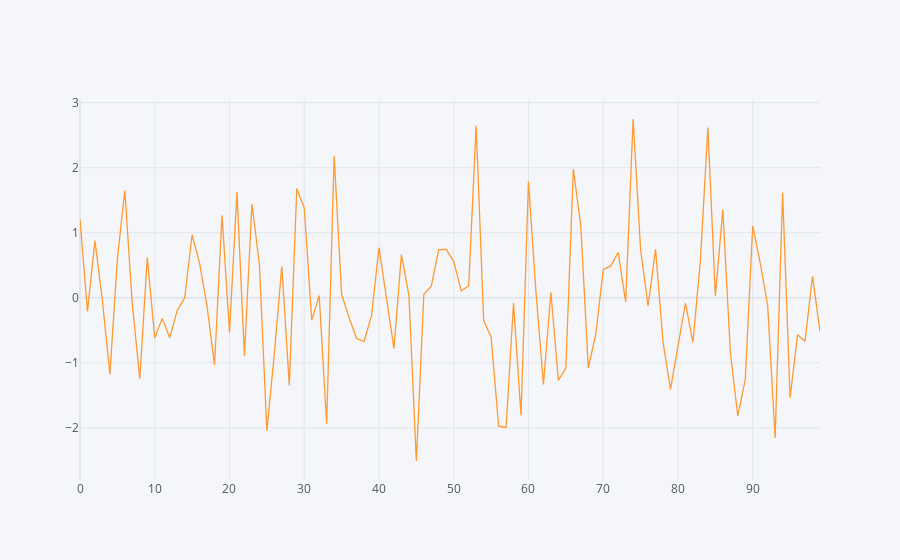

Notebook cell for this chart:
### Code cell
data[["B"]].iplot()

### Figure 1 — Plotly figure (JSON) as saved in the notebook; plotly's stock layout.template omitted (floating-point values rounded to 4 significant figures)
{"data": [{"line": {"color": "rgba(255, 153, 51, 1.0)", "dash": "solid", "shape": "linear", "width": 1.3}, "mode": "lines", "name": "B", "text": "", "type": "scatter", "x": [0, 1, 2, 3, 4, 5, 6, 7, 8, 9, 10, 11, 12, 13, 14, 15, 16, 17, 18, 19, 20, 21, 22, 23, 24, 25, 26, 27, 28, 29, 30, 31, 32, 33, 34, 35, 36, 37, 38, 39, 40, 41, 42, 43, 44, 45, 46, 47, 48, 49, 50, 51, 52, 53, 54, 55, 56, 57, 58, 59, 60, 61, 62, 63, 64, 65, 66, 67, 68, 69, 70, 71, 72, 73, 74, 75, 76, 77, 78, 79, 80, 81, 82, 83, 84, 85, 86, 87, 88, 89, 90, 91, 92, 93, 94, 95, 96, 97, 98, 99], "y": [1.204, -0.2106, 0.8788, -0.04745, -1.174, 0.5966, 1.651, -0.1024, -1.246, 0.6172, -0.621, -0.3169, -0.6132, -0.1982, -0.002201, 0.9671, 0.533, -0.135, -1.033, 1.268, -0.5306, 1.628, -0.895, 1.442, 0.5174, -2.044, -0.8595, 0.4821, -1.348, 1.682, 1.381, -0.3437, 0.03337, -1.936, 2.185, 0.05385, -0.3088, -0.6266, -0.6694, -0.2778, 0.7707, -0.01321, -0.7823, 0.665, 0.04125, -2.51, 0.05245, 0.1788, 0.7393, 0.7426, 0.5562, 0.1043, 0.1849, 2.648, -0.3474, -0.6023, -1.972, -1.997, -0.08276, -1.81, 1.79, 0.09249, -1.335, 0.08468, -1.27, -1.08, 1.98, 1.105, -1.08, -0.5644, 0.4344, 0.4858, 0.6995, -0.06538, 2.749, 0.7381, -0.1235, 0.7472, -0.6832, -1.409, -0.716, -0.08428, -0.6851, 0.5707, 2.617, 0.02782, 1.357, -0.8301, -1.818, -1.259, 1.103, 0.5363, -0.1207, -2.157, 1.613, -1.537, -0.5672, -0.6677, 0.3331, -0.5199]}], "layout": {"legend": {"bgcolor": "#F5F6F9", "font": {"color": "#4D5663"}}, "paper_bgcolor": "#F5F6F9", "plot_bgcolor": "#F5F6F9", "title": {"font": {"color": "#4D5663"}}, "xaxis": {"gridcolor": "#E1E5ED", "showgrid": true, "tickfont": {"color": "#4D5663"}, "title": {"font": {"color": "#4D5663"}, "text": ""}, "zerolinecolor": "#E1E5ED"}, "yaxis": {"gridcolor": "#E1E5ED", "showgrid": true, "tickfont": {"color": "#4D5663"}, "title": {"font": {"color": "#4D5663"}, "text": ""}, "zerolinecolor": "#E1E5ED"}}}
